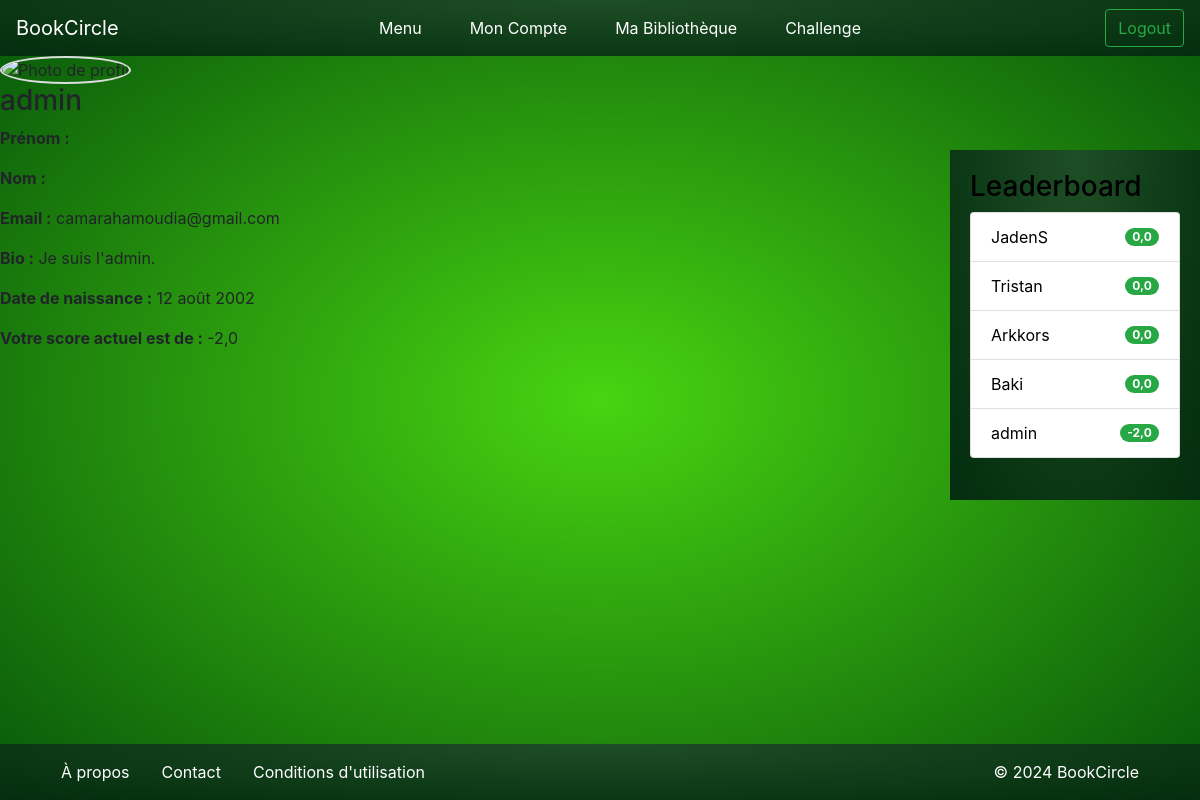
Page /account/ (signed in) on the earlier database version.
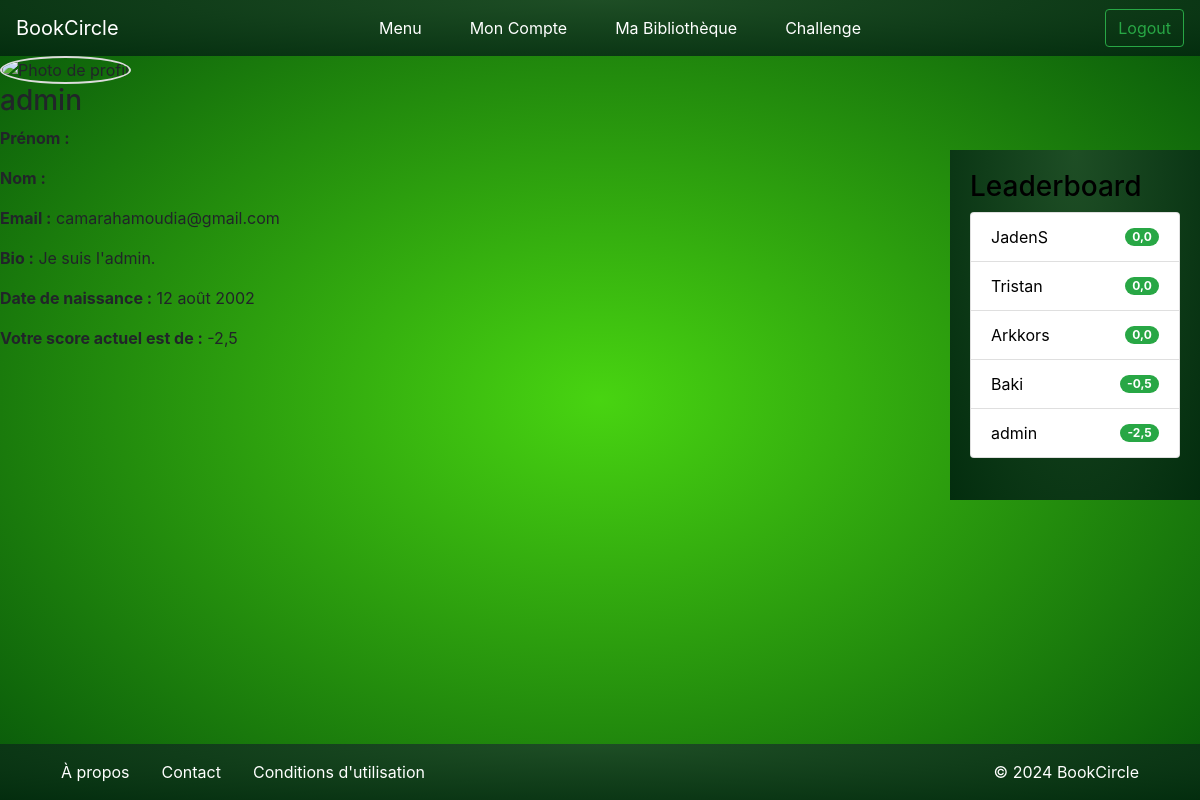
Same page on the later database version.
### bookc/models.py (models this page shows, shortened)
class UserProfile(models.Model):
    user = models.OneToOneField(User, on_delete=models.CASCADE)
    bio = models.TextField(blank=True, null=True)
    profile_picture = models.ImageField(upload_to='profiles/', blank=True, null=True)
    date_of_birth = models.DateField(blank=True, null=True)
    score = models.FloatField(default=0)  # Nouveau champ score avec valeur par défaut 0

### bookc/views.py (the view)
# urls.py: path('account/', views.account, name="account"),
@login_required
def account(request):
   user_profile = get_object_or_404(UserProfile, user=request.user)
   return render(request, 'account.html', {'user_profile': user_profile})

### bookc/context_processors.py (called while the page is built)
def leaderboard(request):
    top_users = UserProfile.objects.select_related('user').order_by('-score')[:5]  # Limite à 10 pour éviter de surcharger l'affichage
    return {
        'leaderboard_users': top_users
    }

### templates/account.html (shortened to what this page needs)
{% extends "base.html" %}
    {% load static %}
    {% block style %}
        <link rel="stylesheet" href="https://cdn.jsdelivr.net/npm/bootstrap@4.0.0/dist/css/bootstrap.min.css">
        <link rel="stylesheet" href="{% static 'css/theme.css' %}">
    {% endblock style %}
{% block content %}
    <div class="profile">
        {% if user_profile.profile_picture %}
            <img src="{{ user_profile.profile_picture.url }}" alt="Photo de profil" class="profile-picture">
        {% else %}
            <img src="{% static 'default-profile.png' %}" alt="Photo de profil" class="profile-picture">
        {% endif %}
        <h3>{{ user_profile.user.username }}</h3>
        <p><strong>Prénom :</strong> {{ user_profile.user.first_name }}</p>
        <p><strong>Nom :</strong> {{ user_profile.user.last_name }}</p>
        <p><strong>Email :</strong> {{ user_profile.user.email }}</p>
        <p><strong>Bio :</strong> {{ user_profile.bio }}</p>
        <p><strong>Date de naissance :</strong> {{ user_profile.date_of_birth }}</p>
        <p><strong>Votre score actuel est de :</strong> {{ user_profile.score }}</p>
    </div>
{% endblock %}

### templates/components/sidebar.html
<div class="sidebar">
    <h3>Leaderboard</h3>
    <ul class="list-group">
        {% for profile in leaderboard_users %}
            <li class="list-group-item d-flex justify-content-between align-items-center">
                {{ profile.user.username }}
                <span class="badge badge-success badge-pill">{{ profile.score }}</span>
            </li>
        {% empty %}
            <li class="list-group-item">Aucun utilisateur trouvé.</li>
        {% endfor %}
    </ul>
</div>

Differences in the rows shown:
changed UserProfile "Je suis l'admin.": score "-2,0" → "-2,5"
changed UserProfile "Baki": score "0,0" → "-0,5"
